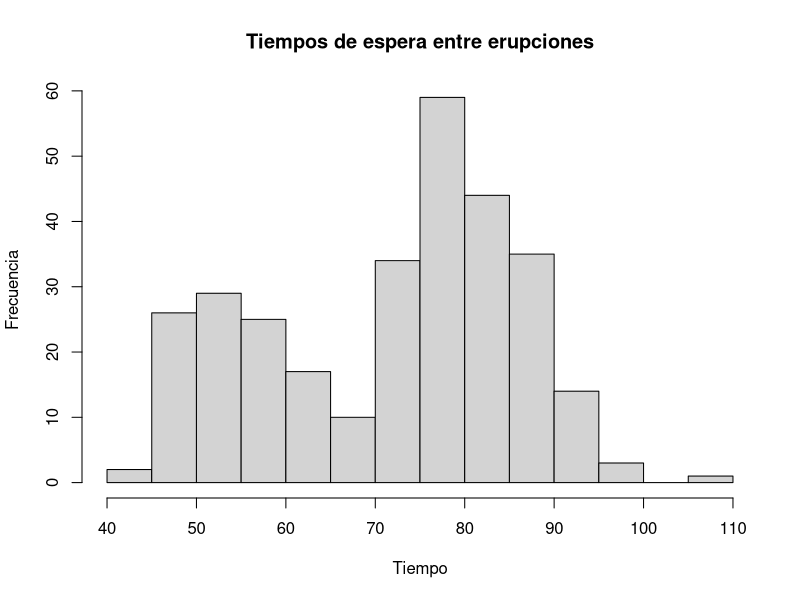

Write R code to recreate this figure.
## ---- chunk 1
library(MASS)
hist(geyser$waiting,
     ylab = "Frecuencia",
     xlab = "Tiempo",
     main = "Tiempos de espera entre erupciones")
## ---- chunk 2
table(geyser$waiting)
## ---- chunk 3
(media = mean(geyser$waiting))
(varhat = var(geyser$waiting))
## ---- chunk 4
#Numero de observaciones
(n = dim(geyser)[1])
#alfa del nivel de confianza
alfa = 0.10
#intervalo al 95% de confianza
c(media + qnorm(alfa/2)*sqrt(varhat/n), media + qnorm(1-alfa/2)*sqrt(varhat/n))
## ---- chunk 5
datosOrdenados = geyser$waiting[order(geyser$waiting)]
if(n%%2 == 0){
  m = n/2
  mediana = mean(datosOrdenados[c(m,m+1)])
}else{
    m = (n-1)/2
  mediana = datosOrdenados[m+1]
}
